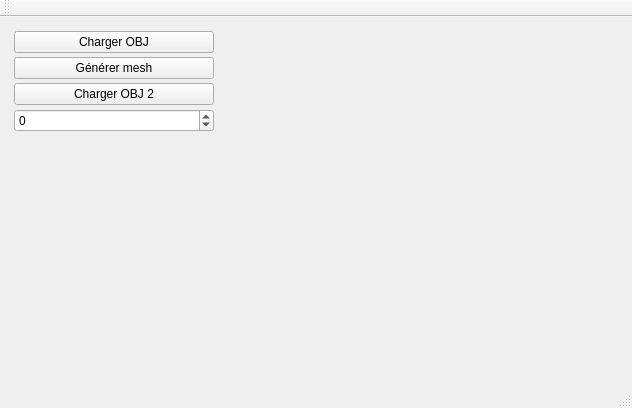
<?xml version="1.0" encoding="UTF-8"?>
<ui version="4.0">
 <class>MainWindow</class>
 <widget class="QMainWindow" name="MainWindow">
  <property name="geometry">
   <rect>
    <x>0</x>
    <y>0</y>
    <width>632</width>
    <height>408</height>
   </rect>
  </property>
  <property name="windowTitle">
   <string>MainWindow</string>
  </property>
  <widget class="QWidget" name="centralWidget">
   <layout class="QHBoxLayout" name="horizontalLayout">
    <item>
     <widget class="QWidget" name="widget_2" native="true">
      <property name="sizePolicy">
       <sizepolicy hsizetype="Maximum" vsizetype="Preferred">
        <horstretch>150</horstretch>
        <verstretch>0</verstretch>
       </sizepolicy>
      </property>
      <property name="minimumSize">
       <size>
        <width>150</width>
        <height>0</height>
       </size>
      </property>
      <layout class="QVBoxLayout" name="verticalLayout">
       <property name="spacing">
        <number>4</number>
       </property>
       <property name="leftMargin">
        <number>3</number>
       </property>
       <property name="topMargin">
        <number>3</number>
       </property>
       <property name="rightMargin">
        <number>3</number>
       </property>
       <property name="bottomMargin">
        <number>3</number>
       </property>
       <item>
        <widget class="QPushButton" name="pushButton_chargement">
         <property name="minimumSize">
          <size>
           <width>200</width>
           <height>0</height>
          </size>
         </property>
         <property name="text">
          <string>Charger OBJ</string>
         </property>
        </widget>
       </item>
       <item>
        <widget class="QPushButton" name="pushButton_generer">
         <property name="text">
          <string>Générer mesh</string>
         </property>
        </widget>
       </item>
       <item>
        <widget class="QPushButton" name="pushButton_chargement_2">
         <property name="text">
          <string>Charger OBJ 2</string>
         </property>
        </widget>
       </item>
       <item>
        <widget class="QSpinBox" name="spinBox">
         <property name="minimum">
          <number>-1</number>
         </property>
         <property name="maximum">
          <number>99999</number>
         </property>
        </widget>
       </item>
       <item>
        <spacer name="verticalSpacer">
         <property name="orientation">
          <enum>Qt::Vertical</enum>
         </property>
         <property name="sizeHint" stdset="0">
          <size>
           <width>20</width>
           <height>40</height>
          </size>
         </property>
        </spacer>
       </item>
      </layout>
     </widget>
    </item>
    <item>
     <widget class="MeshViewerWidget" name="displayWidget" native="true">
      <property name="cursor">
       <cursorShape>CrossCursor</cursorShape>
      </property>
      <property name="mouseTracking">
       <bool>false</bool>
      </property>
     </widget>
    </item>
    <item>
     <widget class="MeshViewerWidget" name="displayWidget_2" native="true">
      <property name="cursor">
       <cursorShape>CrossCursor</cursorShape>
      </property>
     </widget>
    </item>
   </layout>
  </widget>
  <widget class="QMenuBar" name="menuBar">
   <property name="geometry">
    <rect>
     <x>0</x>
     <y>0</y>
     <width>632</width>
     <height>22</height>
    </rect>
   </property>
  </widget>
  <widget class="QToolBar" name="mainToolBar">
   <attribute name="toolBarArea">
    <enum>TopToolBarArea</enum>
   </attribute>
   <attribute name="toolBarBreak">
    <bool>false</bool>
   </attribute>
  </widget>
  <widget class="QStatusBar" name="statusBar"/>
 </widget>
 <layoutdefault spacing="6" margin="11"/>
 <customwidgets>
  <customwidget>
   <class>MeshViewerWidget</class>
   <extends>QWidget</extends>
   <header location="global">meshviewerwidget.h</header>
   <container>1</container>
  </customwidget>
 </customwidgets>
 <resources/>
 <connections/>
</ui>
